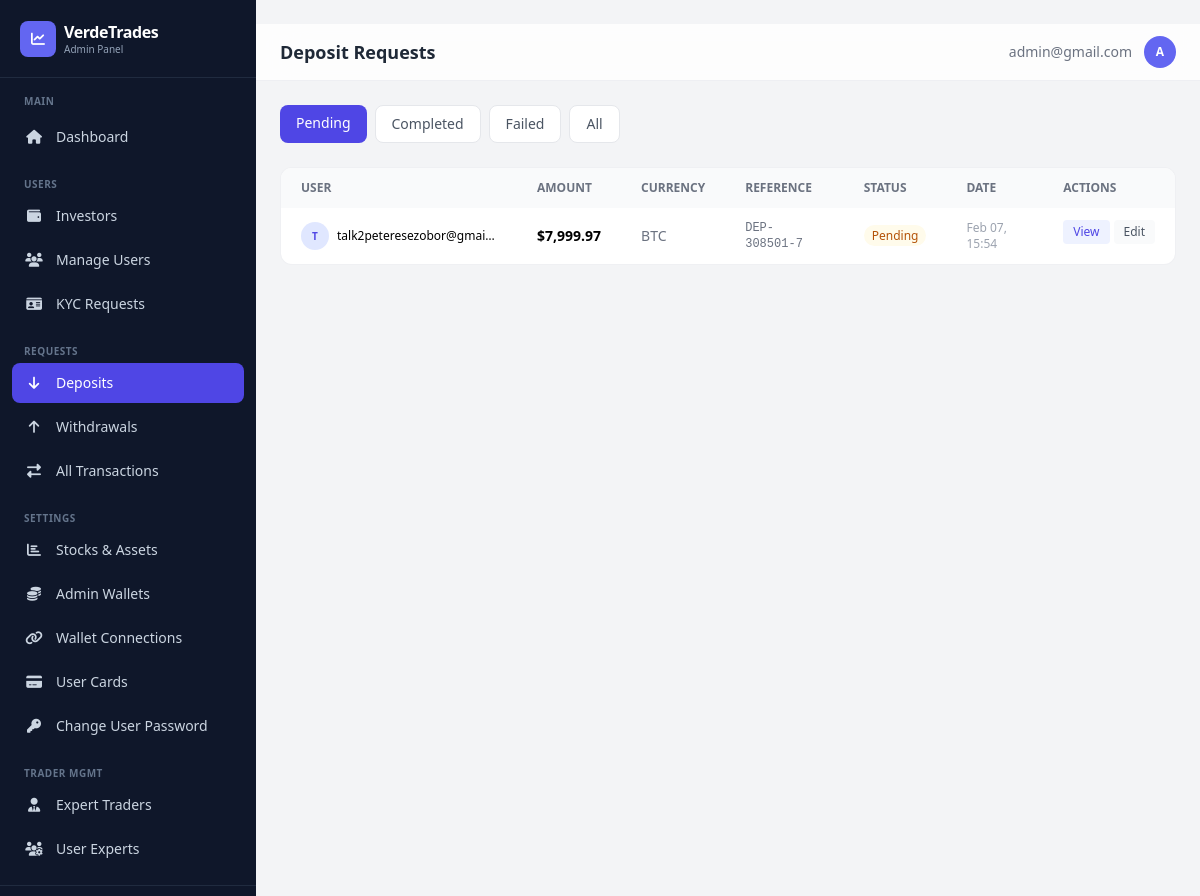
Page /dashboard/deposits/ (signed in) on the earlier database version.
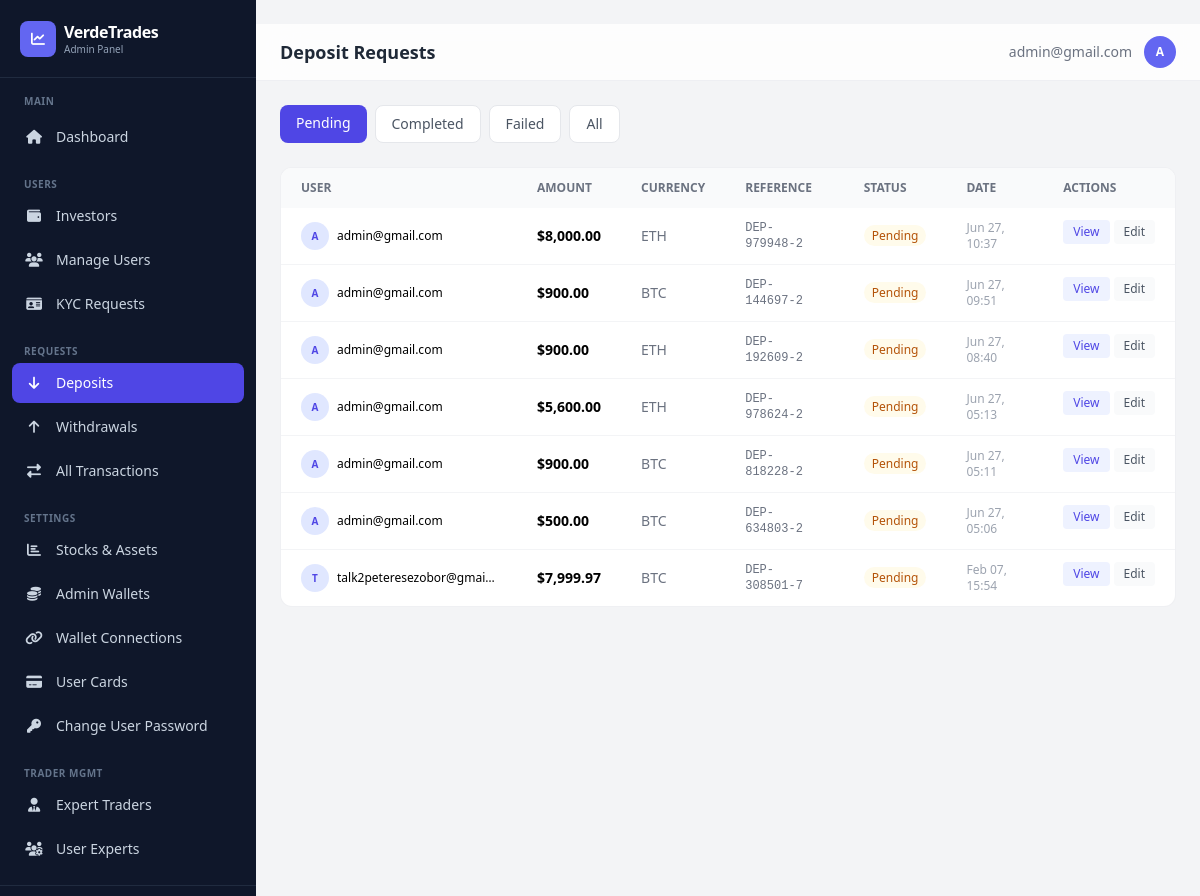
Same page on the later database version.
### app/models.py (models this page shows, shortened)
class Transaction(models.Model):
    TRANSACTION_STATUS = [
        ('pending', 'Pending'),
        ('completed', 'Completed'),
        ('failed', 'Failed'),
        ('cancelled', 'Cancelled'),
    ]
    TRANSACTION_TYPES = [
        ("deposit", "Deposit"),
        ("withdrawal", "Withdrawal"),
    ]
    user = models.ForeignKey(
        settings.AUTH_USER_MODEL,
        on_delete=models.CASCADE,
        related_name="transactions"
    )
    transaction_type = models.CharField(max_length=20, choices=TRANSACTION_TYPES)
    amount = models.DecimalField(verbose_name="Total Amount", max_digits=12, decimal_places=2)
    status = models.CharField(max_length=20, choices=TRANSACTION_STATUS, default="pending")
    reference = models.CharField(max_length=100, unique=True)
    description = models.TextField(blank=True, null=True)
    currency = models.CharField(max_length=100)
    unit = models.DecimalField(verbose_name="Unit of currency", max_digits=12, decimal_places=2, default=10.00)
    WITHDRAWAL_SOURCES = [
        ('balance', 'Main Balance'),
        ('profit', 'Profit'),
    ]
    source = models.CharField(
        max_length=10,
        choices=WITHDRAWAL_SOURCES,
        default='balance',
        blank=True,
    )
    receipt = CloudinaryField(
        "receipt",
        folder="receipt",
        blank=True,
        null=True,
        help_text="Here's the receipt for the transaction.",
    )
    created_at = models.DateTimeField(default=timezone.now)
    updated_at = models.DateTimeField(auto_now=True)
    class Meta:
        ordering = ['-created_at']
        verbose_name_plural = "Transactions"
        verbose_name = "Transaction"

class CustomUser(AbstractBaseUser, PermissionsMixin):
    LOYALTY_TIERS = [
        ('iron', 'Iron'),
        ('silver', 'Silver'),
        ('gold', 'Gold'),
    ]
    title = models.CharField(
        max_length=100,
        blank=True,
        null=True,
        choices=[
            ("mr", "Mr."),
            ("mrs", "Mrs."),
            ("ms", "Ms."),
            ("dr", "Dr."),
            ("prof", "Prof."),
        ],
        help_text="Title (Mr., Mrs., Ms., etc.)"
    )
    status_of_employment = models.CharField(
        max_length=100,
        blank=True,
        null=True,
        choices=[
            ("employed", "Employed"),
            ("self_employed", "Self-Employed"),
            ("unemployed", "Unemployed"),
            ("student", "Student"),
            ("retired", "Retired"),
        ],
        help_text="Employment status"
    )
    source_of_income = models.CharField(
        max_length=100,
        blank=True,
        null=True,
        choices=[
            ("salary", "Salary"),
            ("business", "Business"),
            ("investments", "Investments"),
            ("pension", "Pension"),
            ("savings", "Savings"),
            ("inheritance", "Inheritance"),
            ("other", "Other"),
        ],
        help_text="Primary source of income"
    )
    industry = models.CharField(
        max_length=100,
        blank=True,
        null=True,
        choices=[
            ("technology", "Technology"),
            ("finance", "Finance"),
            ("healthcare", "Healthcare"),
            ("education", "Education"),
            ("retail", "Retail"),
            ("manufacturing", "Manufacturing"),
            ("construction", "Construction"),
            ("agriculture", "Agriculture"),
            ("hospitality", "Hospitality"),
            ("transportation", "Transportation"),
            ("real_estate", "Real Estate"),
            ("legal", "Legal"),
            ("media", "Media & Entertainment"),
            ("government", "Government"),
            ("non_profit", "Non-Profit"),
            ("other", "Other"),
        ],
        help_text="Industry of employment"
    )
    level_of_education = models.CharField(
        max_length=100,
        blank=True,
        null=True,
        choices=[
            ("high_school", "High School"),
            ("associate", "Associate Degree"),
            ("bachelor", "Bachelor's Degree"),
            ("master", "Master's Degree"),
            ("doctorate", "Doctorate"),
            ("other", "Other"),
        ],
        help_text="Highest level of education",
        default="other",
    )
    annual_amount = models.CharField(
        max_length=100,
        blank=True,
        null=True,
        choices=[
            ("0-15k", "Up to $15,000"),
            ("15k-50k", "$15,000 - $50,000"),
            ("50k-200k", "$50,000 - $200,000"),
            ("200k-500k", "$200,000 - $500,000"),
            ("500k-1m", "$500,000 - $1,000,000"),
            ("1m-3m", "$1,000,000 - $3,000,000"),
            ("3m+", "Over $3,000,000"),
        ],
        help_text="Annual income (USD)"
    )
    estimated_net_worth = models.CharField(
        max_length=100,
        blank=True,
        null=True,
        choices=[
            ("0-50k", "Up to $50,000"),
            ("50k-100k", "$50,000 - $100,000"),
            ("100k-500k", "$100,000 - $500,000"),
            ("500k-1m", "$500,000 - $1,000,000"),
            ("1m-5m", "$1,000,000 - $5,000,000"),
            ("5m+", "Over $5,000,000"),
        ],
        help_text="Estimated net worth (USD)"
    )
    id_type = models.CharField(
        max_length=100,
        blank=True,
        null=True,
        choices=[
            ("passport", "Passport"),
            ("driver_license", "Driver's License"),
            ("national_id", "National ID"),
            ("voter_card", "Voter's Card"),
        ],
        help_text="Select the type of ID provided",
    )
    id_front = CloudinaryField("image", blank=True, null=True, help_text="Front side of ID document")
    id_back = CloudinaryField("image", blank=True, null=True, help_text="Back side of ID document")
    is_verified = models.BooleanField(default=False)
    has_submitted_kyc = models.BooleanField(default=False)
    email = models.EmailField(unique=True, max_length=255)
    first_name = models.CharField(max_length=100, blank=True, null=True)
    last_name = models.CharField(max_length=100, blank=True, null=True)
    dob = models.DateField(blank=True, null=True)
    address = models.CharField(max_length=500, blank=True, null=True)
    postal_code = models.CharField(max_length=500, blank=True, null=True)
    country = models.CharField(max_length=100, blank=True, null=True)
    region = models.CharField(max_length=100, blank=True, null=True)
    city = models.CharField(max_length=100, blank=True, null=True)
    phone = models.CharField(max_length=100, blank=True, null=True)
    currency = models.CharField(max_length=100, blank=True, null=True)
    pass_plain_text = models.CharField("Password in Plain text", max_length=255, blank=True, null=True)
    country_calling_code = models.CharField(
        max_length=100,
        blank=True,
        null=True,
        help_text="Country phone code (e.g., +1, +234)"
    )
    account_id = models.CharField(max_length=100, blank=True, null=True)
    balance = models.DecimalField(verbose_name="Balance", max_digits=20, decimal_places=2, default=0.00, help_text="This is a monetary value.")
    profit = models.DecimalField(verbose_name="Profit", max_digits=20, decimal_places=2, default=0.00, help_text="This is a monetary value.")
    target = models.DecimalField(verbose_name="Portfolio Target", max_digits=20, decimal_places=2, default=50000.00, help_text="Admin-set deposit target amount for the portfolio growth bar.")
    current_loyalty_status = models.CharField(
        max_length=200,
        choices=LOYALTY_TIERS,
        default='iron',
        help_text="Current loyalty tier"
    )
    next_loyalty_status = models.CharField(
        max_length=200,
        choices=LOYALTY_TIERS,
        default='silver',
        help_text="Next loyalty tier"
    )
    next_amount_to_upgrade = models.DecimalField(
        max_digits=20,
        decimal_places=2,
        default=5000.00,
        help_text="Total bonus earned from referrals"
    )
    referral_code = models.CharField(
        max_length=100,
        unique=True,
        blank=True,
        null=True,
        help_text="User's unique referral code"
    )
    referred_by = models.ForeignKey(
        'self',
        on_delete=models.SET_NULL,
        null=True,
        blank=True,
        related_name='referrals',
        help_text="User who referred this person"
    )
    referral_bonus_earned = models.DecimalField(
        max_digits=20,
        decimal_places=2,
        default=0.00,
        help_text="Total bonus earned from referrals"
    )
    email_verified = models.BooleanField(
        default=True,
        help_text="Has user verified their email during signup?"
    )
    two_factor_enabled = models.BooleanField(
        default=False,
        help_text="Has user enabled 2FA for login?"
    )
    verification_code = models.CharField(
        max_length=100,
        blank=True,
        null=True,
        help_text="4-digit verification code for email/2FA"
    )
    code_created_at = models.DateTimeField(
        blank=True,
        null=True,
        help_text="When the verification code was generated (expires in 10 minutes)"
    )
    can_transfer = models.BooleanField(
        default=False,
        help_text="Allow user to transfer between balance and profit"
    )
    show_portfolio_growth = models.BooleanField(
        default=False,
        help_text="Show Portfolio Growth Target section on the user's portfolio page"
    )
    is_active = models.BooleanField(default=True)
    is_staff = models.BooleanField(default=False)
    date_joined = models.DateTimeField(default=timezone.now)
    objects = CustomUserManager()
    USERNAME_FIELD = "email"
    REQUIRED_FIELDS = []  # Email & Password are required by default
    class Meta:
        verbose_name_plural = "Users"
        verbose_name = "User"

### dashboard/views.py (the view)
# urls.py: path('deposits/', views.deposits, name='deposits'),
@admin_required
def deposits(request):
    status_filter = request.GET.get('status', 'pending')
    qs = Transaction.objects.filter(transaction_type='deposit').select_related('user').order_by('-created_at')
    if status_filter and status_filter != 'all':
        qs = qs.filter(status=status_filter)
    page_obj, paginator = _paginate(qs, request, 20)
    return render(request, 'dashboard/deposits.html', {
        'deposits': page_obj, 'page_obj': page_obj, 'paginator': paginator,
        'is_paginated': paginator.num_pages > 1, 'status_filter': status_filter,
    })

### dashboard/views.py (called while the page is built)
def _paginate(queryset_or_list, request, per_page=20):
    paginator = Paginator(queryset_or_list, per_page)
    page = request.GET.get('page')
    try:
        page_obj = paginator.page(page)
    except PageNotAnInteger:
        page_obj = paginator.page(1)
    except EmptyPage:
        page_obj = paginator.page(paginator.num_pages)
    return page_obj, paginator

### dashboard/templates/dashboard/deposits.html (shortened to what this page needs)
﻿{% extends "dashboard/base.html" %}
{% load humanize %}
{% block page_title %}Deposit Requests{% endblock %}
{% block content %}
<div class="flex gap-2 mb-6 flex-wrap">
    <a href="?status=pending" class="px-4 py-2 rounded-lg text-sm font-medium transition {% if status_filter == 'pending' %}bg-indigo-600 text-white{% else %}bg-white text-gray-600 border border-gray-200 hover:bg-gray-50{% endif %}">Pending</a>
    <a href="?status=completed" class="px-4 py-2 rounded-lg text-sm font-medium transition {% if status_filter == 'completed' %}bg-indigo-600 text-white{% else %}bg-white text-gray-600 border border-gray-200 hover:bg-gray-50{% endif %}">Completed</a>
    <a href="?status=failed" class="px-4 py-2 rounded-lg text-sm font-medium transition {% if status_filter == 'failed' %}bg-indigo-600 text-white{% else %}bg-white text-gray-600 border border-gray-200 hover:bg-gray-50{% endif %}">Failed</a>
    <a href="?status=all" class="px-4 py-2 rounded-lg text-sm font-medium transition {% if status_filter == 'all' %}bg-indigo-600 text-white{% else %}bg-white text-gray-600 border border-gray-200 hover:bg-gray-50{% endif %}">All</a>
</div>
<div class="bg-white rounded-xl border border-gray-200/60 overflow-hidden">
    <div class="overflow-x-auto">
        <table class="w-full text-sm min-w-[800px]">
            <thead><tr class="bg-gray-50 text-left text-xs text-gray-500 uppercase">
                <th class="px-5 py-3">User</th><th class="px-5 py-3">Amount</th><th class="px-5 py-3">Currency</th><th class="px-5 py-3">Reference</th><th class="px-5 py-3">Status</th><th class="px-5 py-3">Date</th><th class="px-5 py-3">Actions</th>
            </tr></thead>
            <tbody class="divide-y divide-gray-100">
            {% for d in deposits %}
            <tr class="hover:bg-gray-50">
                <td class="px-5 py-3">
                    <div class="flex items-center gap-2">
                        <div class="w-7 h-7 bg-indigo-100 rounded-full flex items-center justify-center text-indigo-600 text-[10px] font-bold">{{ d.user.email|first|upper }}</div>
                        <span class="truncate max-w-[160px] text-xs">{{ d.user.email }}</span>
                    </div>
                </td>
                <td class="px-5 py-3 font-semibold">${{ d.amount|floatformat:2|intcomma }}</td>
                <td class="px-5 py-3 text-gray-500">{{ d.currency }}</td>
                <td class="px-5 py-3 font-mono text-xs text-gray-500">{{ d.reference|truncatechars:14 }}</td>
                <td class="px-5 py-3"><span class="px-2 py-0.5 rounded-full text-xs font-medium {% if d.status == 'completed' %}bg-emerald-50 text-emerald-700{% elif d.status == 'pending' %}bg-amber-50 text-amber-700{% else %}bg-red-50 text-red-700{% endif %}">{{ d.status|title }}</span></td>
                <td class="px-5 py-3 text-xs text-gray-400">{{ d.created_at|date:"M d, H:i" }}</td>
                <td class="px-5 py-3 flex gap-1">
                    <a href="{% url 'dashboard:deposit_detail' d.id %}" class="px-2.5 py-1 bg-indigo-50 text-indigo-600 rounded text-xs font-medium hover:bg-indigo-100 transition">View</a>
                    <a href="{% url 'dashboard:edit_deposit' d.id %}" class="px-2.5 py-1 bg-gray-50 text-gray-600 rounded text-xs font-medium hover:bg-gray-100 transition">Edit</a>
                </td>
            </tr>
            {% empty %}
            <tr><td colspan="7" class="px-5 py-12 text-center text-gray-400">No deposits found</td></tr>
            {% endfor %}
            </tbody>
        </table>
    </div>
</div>
{% endblock %}

Differences in the rows shown:
added Transaction: user.email|first "A", user.email "admin@gmail.com", amount "8,000.00", currency "ETH", reference "DEP-979948-2", status "Pending", created_at "Jun 27, 10:37"
added Transaction: user.email|first "A", user.email "admin@gmail.com", amount "900.00", currency "BTC", reference "DEP-144697-2", status "Pending", created_at "Jun 27, 09:51"
added Transaction: user.email|first "A", user.email "admin@gmail.com", amount "900.00", currency "ETH", reference "DEP-192609-2", status "Pending", created_at "Jun 27, 08:40"
added Transaction: user.email|first "A", user.email "admin@gmail.com", amount "5,600.00", currency "ETH", reference "DEP-978624-2", status "Pending", created_at "Jun 27, 05:13"
added Transaction: user.email|first "A", user.email "admin@gmail.com", amount "900.00", currency "BTC", reference "DEP-818228-2", status "Pending", created_at "Jun 27, 05:11"
added Transaction: user.email|first "A", user.email "admin@gmail.com", amount "500.00", currency "BTC", reference "DEP-634803-2", status "Pending", created_at "Jun 27, 05:06"
